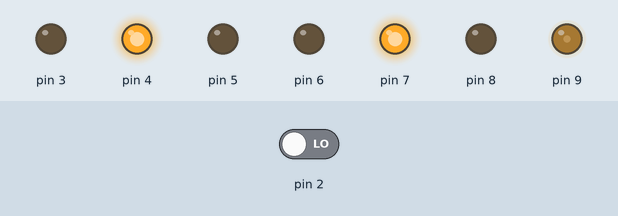
Bench run of a sketch on a simulated Arduino Uno, built with avr-gcc and run on an emulated ATmega328P. Parts: output pins drawn as LEDs (lit = HIGH). The test bench sets the inputs (shaded band); at power-on: pin 2 LOW.

Above: at 1.3 s.
1.4 s: pin 2 driven HIGH
At 2.7 s:
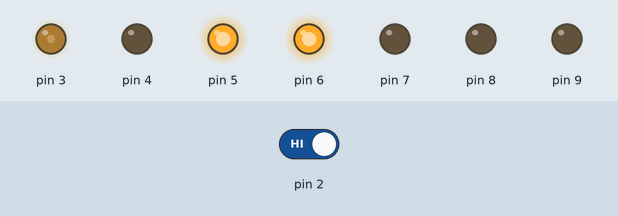
Timing chart, 0 to 4.4 s (numbered marks = the images above; inputs shaded):
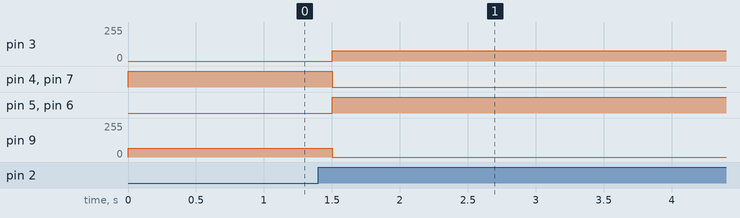

The sketch:

seguirlinha.ino
```cpp
//https://pastebin.com/zQ4z1SdT

//algoritmo para seguir a linha

/*
pino 2 sensor de luz

digitalRead = 1 -> branco

Pino 10 - Dist Echo
Pino 8 Dist Trig

pino 6 e 7 -> sentido do motor esquerdo
pino 9 -> PWM do motor esquerdo

pino 4 e 5 -> sentido do motor direito
pino 3 -> PWM do motor direito

 meiaCurva(1, 95);   ASSIM ELE VAI RETO
  delay(500);
  meiaCurva(0,80);
  delay(500);
*/

// andar(0); -> trás
// andar(1); -> frente

#include <math.h>

void setup() {
  // put your setup code here, to run once:
  //sensor optico
  Serial.begin(9600);
  pinMode(2, INPUT);

  pinMode(6, OUTPUT);
  pinMode(7, OUTPUT);
  pinMode(8, OUTPUT);
  pinMode(9, OUTPUT);
  pinMode(3, OUTPUT);
  pinMode(4, OUTPUT);
  pinMode(5, OUTPUT);
}

void loop() {
  // put your main code here, to run repeatedly:
  /*int viuPreto = digitalRead(2);
  int foiParaEsquerda = 0;
  int foiParaDireita = 1;
  Serial.println(viuPreto);
  if(viuPreto == 0){
    curva(1, 100);
    delay(5);
    Serial.println("to vendo carai");
  }

  else{
    curva(0, 100);
    delay(5);
    Serial.println("n to vendo n carai");
  }
*/

/*

  for(int i = 0 ; i < 15 ; i++){
    parkinson(70);
  }
*/
 seguirLinha();
}

void andar(bool dir, int pot){
  int np = map(pot, 0, 100, 0, 95);
  int npp = map(pot, 0, 100, 0, 80);
  if(dir == 0){
    digitalWrite(6, 1);
    digitalWrite(7, 0);
    digitalWrite(4, 1);
    digitalWrite(5, 0);
    analogWrite(3, np);
    analogWrite(9, npp);
  }
  else{
    digitalWrite(6, 0);
    digitalWrite(7, 1);
    digitalWrite(4, 0);
    digitalWrite(5, 1);
    analogWrite(3, np);
    analogWrite(9, npp);
  }
}

void curva(bool dir, int pot){
  int np = map(pot, 0, 100, 0, 95);
  int npp = map(pot, 0, 100, 0, 80);
  if(dir == 0){
    digitalWrite(6, 1);
    digitalWrite(7, 0);
    digitalWrite(4, 0);
    digitalWrite(5, 1);
    analogWrite(3, np);
    analogWrite(9, npp);
  }

   else{
    digitalWrite(6, 0);
    digitalWrite(7, 1);
    digitalWrite(4, 1);
    digitalWrite(5, 0);
    analogWrite(3, np);
    analogWrite(9, npp);
  }

}

void parkinson(int pot){
  /*não pensei nos parâmetros dessa disgraça*/
  float n = 1;
  meiaCurva(0, pot);
  delay(333/n);
}

void meiaCurva(bool dir, int pot){
  int np = map(pot, 0, 100, 0, 95);
  int npp = map(pot, 0, 100, 0, 80);
   if(dir == 0){
    digitalWrite(6, 0);
    digitalWrite(7, 1);
    digitalWrite(4, 1);
    digitalWrite(5, 0);
    analogWrite(3, 0);
    analogWrite(9, npp);
}

   else{
    digitalWrite(6, 1);
    digitalWrite(7, 0);
    digitalWrite(4, 0);
    digitalWrite(5, 1);
    analogWrite(3, np);
    analogWrite(9, 0);
  }
}

void seguirLinha(){
  // isso aqui vai checando pelo preto apenas pelo lado direito
  int viuBranco = digitalRead(2);
  if(viuBranco == 1){
    meiaCurva(1, 80);
  }
  else{
    meiaCurva(0, 80);
    delay(250);
  }
}
```

parkinson.c
```cpp
//algoritmo para seguir a linha

/*
pino 2 sensor de luz

Pino 10 - Dist Echo
Pino 8 Dist Trig

pino 6 e 7 -> sentido do motor esquerdo
pino 9 -> PWM do motor esquerdo

pino 4 e 5 -> sentido do motor direito
pino 3 -> PWM do motor direito
*/

// andar(0); -> trás
// andar(1); -> frente
```

Measured:
- after the input at 1.4 s, pin 3: 0/255 → 76/255 after 0.10 s; pin 4, pin 7: HIGH → LOW after 0.10 s; pin 5, pin 6: LOW → HIGH after 0.10 s; pin 9: 64/255 → 0/255 after 0.10 s
